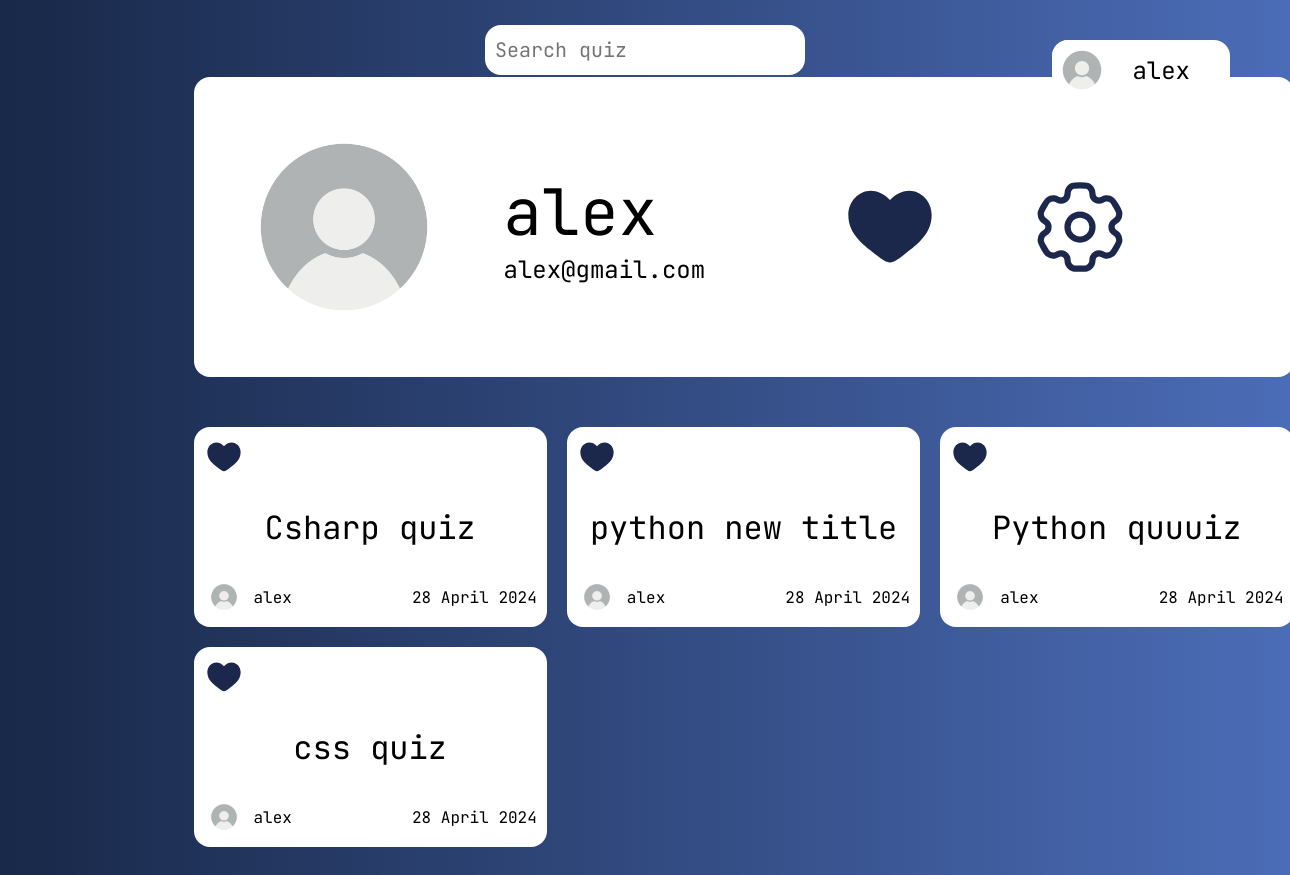
/user/1/liked/ (signed in), run on an earlier commit of the app's database.
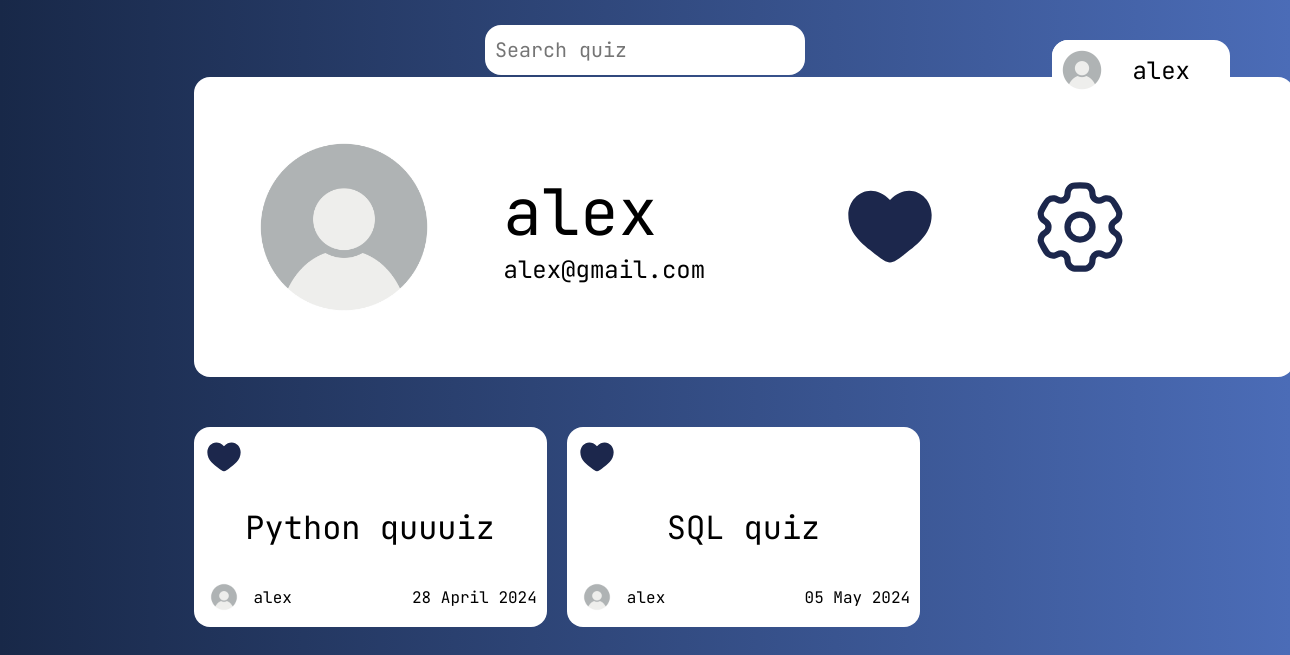
And on a later commit of the database.
### quiz_app/models.py (models this page shows)
class LikeQuiz(models.Model):
    user = models.ForeignKey(User, on_delete=models.CASCADE)
    quiz = models.ForeignKey(Quiz, on_delete=models.CASCADE)
    class Meta:
        verbose_name_plural = "like quizzes"

class Quiz(models.Model):
    DIFFICULTY_CHOICES = (
        ('Easy', 'Easy'),
        ('Moderately Easy', 'Moderately Easy'),
        ('Intermediate', 'Intermediate'),
        ('Moderately Hard', 'Moderately Hard'),
        ('Hard', 'Hard'),
    )
    id = models.AutoField(primary_key=True)
    title = models.CharField(max_length=100)
    description = models.TextField(default='description')
    author = models.ForeignKey(User, on_delete=models.CASCADE, default=1)
    difficulty = models.CharField(max_length=20, choices=DIFFICULTY_CHOICES, default='Easy')
    created_at = models.DateTimeField(default=date.today, editable=False)
    tags = models.ManyToManyField(Tag)
    is_public = models.BooleanField(default=True)
    class Meta:
        verbose_name_plural = "Quizzes"
    def __str__(self):
        return self.title

### quiz_app/views.py (the view)
# urls.py: path('user/<int:pk>/liked/', user_liked, name='user_liked'),
@login_required(login_url='login')
def user_liked(request, pk):
    user = User.objects.get(pk=pk)
    liked = LikeQuiz.objects.filter(user__id=pk).select_related('quiz')
    liked_quizzes = set(LikeQuiz.objects.filter(user__id=request.user.pk).values_list('quiz_id', flat=True))
    context = {'user': user, 'liked': liked, 'liked_quizzes': liked_quizzes}
    return render(request, 'quiz_app/user/liked.html', context)

### quiz_app/templates/quiz_app/user/liked.html (shortened to what this page needs)
{% extends 'quiz_app/base.html' %}
{% load static %}
{% block styles %}
    <link rel="stylesheet" href="{% static 'quiz_app/css/user.css' %}">
{% endblock %}
{% block content %}
    <div class="userblock">
        <div class="userblock-info">
            <div class="userblock-left">
                {% if user_avatar.avatar %}
                    <img class="user-avatar" src="{{ user_avatar.avatar.url }}" alt="">
                {% else %}
                    <img class="user-avatar" src="/media/site/user_avatar.jpg" alt="">
                {% endif %}
            </div>
            <div class="userblock-right">
                <a href="{% url 'user' pk=user.pk %}"><h2 class="username">{{user.username}}</h2></a>
                <h4 class="useremail">{{user.email}}</h4>
            </div>
            <div class="userblock-buttons">
                <a class="userblock-liked button" href="{% url 'user_liked' pk=user.pk %}">
                    <img class="userblock-img" src="/media/site/heart_full.svg" alt="">
                </a>
                {% if request.user.pk == user.pk %}
                    <div class="userblock-liked button" onclick="showOptionBlock()">
                        <img id="opetSettings" class="userblock-img" src="/media/site/settings.svg" alt="">
                    </div>
                {% endif %}
            </div>
        </div>
    </div>
    <div class="user-quizzes">
        {% for quiz in liked %}
            <div>
                <div class="quiz">
                    <div class="quiz-rating">
                        {% if quiz.quiz.id in liked_quizzes %}
                            <a onclick="dislikeQuiz({{ quiz.quiz.id }}, '{{ quiz.quiz }}')"><img src="/media/site/heart_full.svg" alt="heart"></a>
                        {% else %}
                            <a onclick="likeQuiz({{ quiz.quiz.id }}, '{{ quiz.quiz }}')"><img src="/media/site/heart_empty.svg" alt="heart"></a>
                        {% endif %}
                    </div>
                        <a href="{% url 'quiz_details' id=quiz.id %}" class="quiz-title">{{quiz.quiz.title}}</a>
                    <div class="quiz-info">
                        <div class="info-user">
                            {% if quiz.quiz.author.user_avatar.avatar %}
                                <img class="user-avatar" src="{{ user_avatar.avatar.url }}" alt="">
                            {% else %}
                                <img class="user-avatar" src="/media/site/user_avatar.jpg" alt="">
                            {% endif %}
                            <p>{{quiz.quiz.author}}</p>
                        </div>
                        <div class="date">{{quiz.quiz.created_at|date:"d F Y"}}</div>
                    </div>
                </div>
            </div>
        {% endfor %}
    </div>
{% endblock %}

What changed in the data, as far as the page shows it:
removed LikeQuiz: quiz "Csharp quiz", quiz.author "alex", quiz.created_at "28 April 2024"
removed LikeQuiz: quiz "python new title", quiz.author "alex", quiz.created_at "28 April 2024"
removed LikeQuiz: quiz "css quiz", quiz.author "alex", quiz.created_at "28 April 2024"
added LikeQuiz: quiz "SQL quiz", quiz.author "alex", quiz.created_at "05 May 2024"
